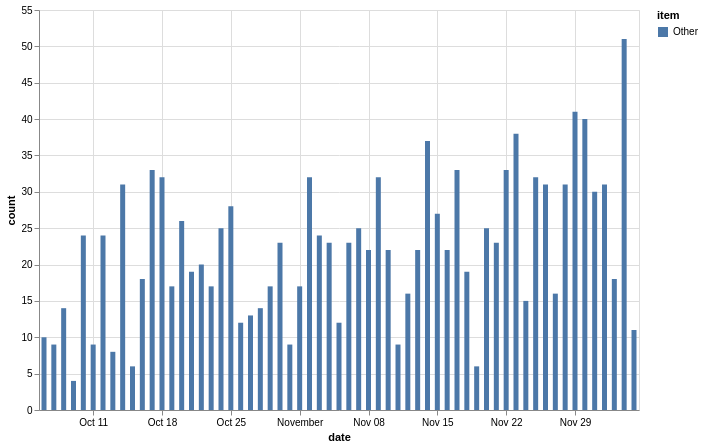

Write a Vega-Lite specification for this figure.
### Vega-Lite specification from a JSON file in a GitHub repository (floating-point values rounded to 4 significant figures)
{"config": {"view": {"continuousWidth": 400, "continuousHeight": 300}}, "data": {"name": "data-118a8197638b4409e42728c5f8986aa1"}, "mark": "bar", "encoding": {"color": {"type": "nominal", "field": "item"}, "x": {"type": "temporal", "field": "date"}, "y": {"type": "quantitative", "field": "count"}}, "height": 400, "width": 600, "$schema": "https://vega.github.io/schema/vega-lite/v4.8.1.json", "datasets": {"data-118a8197638b4409e42728c5f8986aa1": [{"item": "Other", "date": "2020-10-06", "count": 10}, {"item": "Other", "date": "2020-10-07", "count": 9}, {"item": "Other", "date": "2020-10-08", "count": 14}, {"item": "Other", "date": "2020-10-09", "count": 4}, {"item": "Other", "date": "2020-10-10", "count": 24}, {"item": "Other", "date": "2020-10-11", "count": 9}, {"item": "Other", "date": "2020-10-12", "count": 24}, {"item": "Other", "date": "2020-10-13", "count": 8}, {"item": "Other", "date": "2020-10-14", "count": 31}, {"item": "Other", "date": "2020-10-15", "count": 6}, {"item": "Other", "date": "2020-10-16", "count": 18}, {"item": "Other", "date": "2020-10-17", "count": 33}, {"item": "Other", "date": "2020-10-18", "count": 32}, {"item": "Other", "date": "2020-10-19", "count": 17}, {"item": "Other", "date": "2020-10-20", "count": 26}, {"item": "Other", "date": "2020-10-21", "count": 19}, {"item": "Other", "date": "2020-10-22", "count": 20}, {"item": "Other", "date": "2020-10-23", "count": 17}, {"item": "Other", "date": "2020-10-24", "count": 25}, {"item": "Other", "date": "2020-10-25", "count": 28}, {"item": "Other", "date": "2020-10-26", "count": 12}, {"item": "Other", "date": "2020-10-27", "count": 13}, {"item": "Other", "date": "2020-10-28", "count": 14}, {"item": "Other", "date": "2020-10-29", "count": 17}, {"item": "Other", "date": "2020-10-30", "count": 23}, {"item": "Other", "date": "2020-10-31", "count": 9}, {"item": "Other", "date": "2020-11-01", "count": 17}, {"item": "Other", "date": "2020-11-02", "count": 32}, {"item": "Other", "date": "2020-11-03", "count": 24}, {"item": "Other", "date": "2020-11-04", "count": 23}, {"item": "Other", "date": "2020-11-05", "count": 12}, {"item": "Other", "date": "2020-11-06", "count": 23}, {"item": "Other", "date": "2020-11-07", "count": 25}, {"item": "Other", "date": "2020-11-08", "count": 22}, {"item": "Other", "date": "2020-11-09", "count": 32}, {"item": "Other", "date": "2020-11-10", "count": 22}, {"item": "Other", "date": "2020-11-11", "count": 9}, {"item": "Other", "date": "2020-11-12", "count": 16}, {"item": "Other", "date": "2020-11-13", "count": 22}, {"item": "Other", "date": "2020-11-14", "count": 37}, {"item": "Other", "date": "2020-11-15", "count": 27}, {"item": "Other", "date": "2020-11-16", "count": 22}, {"item": "Other", "date": "2020-11-17", "count": 33}, {"item": "Other", "date": "2020-11-18", "count": 19}, {"item": "Other", "date": "2020-11-19", "count": 6}, {"item": "Other", "date": "2020-11-20", "count": 25}, {"item": "Other", "date": "2020-11-21", "count": 23}, {"item": "Other", "date": "2020-11-22", "count": 33}, {"item": "Other", "date": "2020-11-23", "count": 38}, {"item": "Other", "date": "2020-11-24", "count": 15}, {"item": "Other", "date": "2020-11-25", "count": 32}, {"item": "Other", "date": "2020-11-26", "count": 31}, {"item": "Other", "date": "2020-11-27", "count": 16}, {"item": "Other", "date": "2020-11-28", "count": 31}, {"item": "Other", "date": "2020-11-29", "count": 41}, {"item": "Other", "date": "2020-11-30", "count": 40}, {"item": "Other", "date": "2020-12-01", "count": 30}, {"item": "Other", "date": "2020-12-02", "count": 31}, {"item": "Other", "date": "2020-12-03", "count": 18}, {"item": "Other", "date": "2020-12-04", "count": 51}, {"item": "Other", "date": "2020-12-05", "count": 11}]}}
